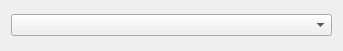
<?xml version="1.0" encoding="UTF-8"?>
<ui version="4.0">
 <class>Dialog</class>
 <widget class="QDialog" name="Dialog">
  <property name="geometry">
   <rect>
    <x>0</x>
    <y>0</y>
    <width>343</width>
    <height>51</height>
   </rect>
  </property>
  <property name="windowTitle">
   <string>Protocollo contenuto nella pratica</string>
  </property>
  <layout class="QVBoxLayout" name="verticalLayout">
   <item>
    <widget class="com.axiastudio.pypapi.ui.widgets.PyPaPiComboBox" name="comboBox">
     <property name="column" stdset="0">
      <string>oggetto</string>
     </property>
    </widget>
   </item>
  </layout>
 </widget>
 <customwidgets>
  <customwidget>
   <class>com.axiastudio.pypapi.ui.widgets.PyPaPiComboBox</class>
   <extends>QComboBox</extends>
   <header>pypapicombobox.h</header>
  </customwidget>
 </customwidgets>
 <resources/>
 <connections/>
</ui>
